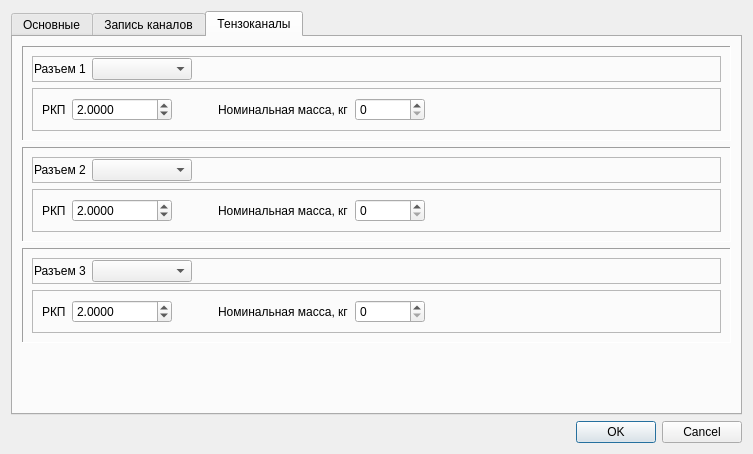
<?xml version="1.0" encoding="UTF-8"?>
<ui version="4.0">
 <class>Stabilan01ParamsDialog</class>
 <widget class="QDialog" name="Stabilan01ParamsDialog">
  <property name="geometry">
   <rect>
    <x>0</x>
    <y>0</y>
    <width>753</width>
    <height>454</height>
   </rect>
  </property>
  <property name="maximumSize">
   <size>
    <width>16777215</width>
    <height>16777215</height>
   </size>
  </property>
  <property name="windowTitle">
   <string>Стабилан-01. Параметры.</string>
  </property>
  <layout class="QVBoxLayout" name="verticalLayout">
   <item>
    <widget class="QTabWidget" name="tabPages">
     <property name="currentIndex">
      <number>2</number>
     </property>
     <widget class="QWidget" name="tabMain">
      <attribute name="title">
       <string>Основные</string>
      </attribute>
      <layout class="QVBoxLayout" name="verticalLayout_3">
       <item>
        <widget class="QFrame" name="frModel">
         <property name="frameShape">
          <enum>QFrame::StyledPanel</enum>
         </property>
         <property name="frameShadow">
          <enum>QFrame::Raised</enum>
         </property>
         <layout class="QHBoxLayout" name="horizontalLayout">
          <property name="topMargin">
           <number>1</number>
          </property>
          <property name="bottomMargin">
           <number>1</number>
          </property>
          <item>
           <widget class="QLabel" name="lblModel">
            <property name="sizePolicy">
             <sizepolicy hsizetype="Fixed" vsizetype="Preferred">
              <horstretch>0</horstretch>
              <verstretch>0</verstretch>
             </sizepolicy>
            </property>
            <property name="minimumSize">
             <size>
              <width>130</width>
              <height>0</height>
             </size>
            </property>
            <property name="text">
             <string>Модель</string>
            </property>
           </widget>
          </item>
          <item>
           <widget class="QComboBox" name="cbModel">
            <property name="minimumSize">
             <size>
              <width>200</width>
              <height>0</height>
             </size>
            </property>
            <property name="maxVisibleItems">
             <number>20</number>
            </property>
           </widget>
          </item>
          <item>
           <spacer name="horizontalSpacer">
            <property name="orientation">
             <enum>Qt::Horizontal</enum>
            </property>
            <property name="sizeHint" stdset="0">
             <size>
              <width>40</width>
              <height>20</height>
             </size>
            </property>
           </spacer>
          </item>
         </layout>
        </widget>
       </item>
       <item>
        <widget class="QFrame" name="frZeroingType">
         <property name="frameShape">
          <enum>QFrame::StyledPanel</enum>
         </property>
         <property name="frameShadow">
          <enum>QFrame::Raised</enum>
         </property>
         <layout class="QHBoxLayout" name="horizontalLayout_2">
          <property name="topMargin">
           <number>1</number>
          </property>
          <property name="bottomMargin">
           <number>1</number>
          </property>
          <item>
           <widget class="QLabel" name="lblZeroingType">
            <property name="sizePolicy">
             <sizepolicy hsizetype="Fixed" vsizetype="Preferred">
              <horstretch>0</horstretch>
              <verstretch>0</verstretch>
             </sizepolicy>
            </property>
            <property name="minimumSize">
             <size>
              <width>130</width>
              <height>0</height>
             </size>
            </property>
            <property name="text">
             <string>Тип центровки</string>
            </property>
           </widget>
          </item>
          <item>
           <widget class="QComboBox" name="cbZeroingType">
            <property name="minimumSize">
             <size>
              <width>200</width>
              <height>0</height>
             </size>
            </property>
           </widget>
          </item>
          <item>
           <spacer name="horizontalSpacer_2">
            <property name="orientation">
             <enum>Qt::Horizontal</enum>
            </property>
            <property name="sizeHint" stdset="0">
             <size>
              <width>40</width>
              <height>20</height>
             </size>
            </property>
           </spacer>
          </item>
         </layout>
        </widget>
       </item>
       <item>
        <widget class="QFrame" name="frSKGSource">
         <property name="frameShape">
          <enum>QFrame::StyledPanel</enum>
         </property>
         <property name="frameShadow">
          <enum>QFrame::Raised</enum>
         </property>
         <layout class="QHBoxLayout" name="horizontalLayout_7">
          <property name="topMargin">
           <number>1</number>
          </property>
          <property name="bottomMargin">
           <number>1</number>
          </property>
          <item>
           <widget class="QLabel" name="lblSKGSource">
            <property name="sizePolicy">
             <sizepolicy hsizetype="Fixed" vsizetype="Preferred">
              <horstretch>0</horstretch>
              <verstretch>0</verstretch>
             </sizepolicy>
            </property>
            <property name="minimumSize">
             <size>
              <width>130</width>
              <height>0</height>
             </size>
            </property>
            <property name="text">
             <string>Расчет координат</string>
            </property>
           </widget>
          </item>
          <item>
           <widget class="QComboBox" name="cbSKGSource">
            <property name="minimumSize">
             <size>
              <width>200</width>
              <height>0</height>
             </size>
            </property>
           </widget>
          </item>
          <item>
           <spacer name="horizontalSpacer_16">
            <property name="orientation">
             <enum>Qt::Horizontal</enum>
            </property>
            <property name="sizeHint" stdset="0">
             <size>
              <width>40</width>
              <height>20</height>
             </size>
            </property>
           </spacer>
          </item>
         </layout>
        </widget>
       </item>
       <item>
        <spacer name="verticalSpacer">
         <property name="orientation">
          <enum>Qt::Vertical</enum>
         </property>
         <property name="sizeHint" stdset="0">
          <size>
           <width>20</width>
           <height>40</height>
          </size>
         </property>
        </spacer>
       </item>
      </layout>
     </widget>
     <widget class="QWidget" name="tabRecording">
      <attribute name="title">
       <string>Запись каналов</string>
      </attribute>
      <layout class="QVBoxLayout" name="verticalLayout_2">
       <item>
        <widget class="QCheckBox" name="cbRecStab">
         <property name="text">
          <string>Стабилографический сигнал</string>
         </property>
        </widget>
       </item>
       <item>
        <widget class="QCheckBox" name="cbRecZ">
         <property name="text">
          <string>Баллистограмма</string>
         </property>
        </widget>
       </item>
       <item>
        <widget class="QCheckBox" name="cbRecPulse">
         <property name="text">
          <string>Пульс</string>
         </property>
        </widget>
       </item>
       <item>
        <widget class="QCheckBox" name="cbRecTenso1">
         <property name="text">
          <string>Тензоканал на разъеме 1</string>
         </property>
        </widget>
       </item>
       <item>
        <widget class="QCheckBox" name="cbRecTenso2">
         <property name="text">
          <string>Тензоканал на разъеме 2</string>
         </property>
        </widget>
       </item>
       <item>
        <widget class="QCheckBox" name="cbRecTenso3">
         <property name="text">
          <string>Тензоканал на разъеме 3</string>
         </property>
        </widget>
       </item>
       <item>
        <widget class="QCheckBox" name="cbRecMyo">
         <property name="text">
          <string>Миограмма</string>
         </property>
        </widget>
       </item>
       <item>
        <widget class="QGroupBox" name="gbRecMyoChans">
         <property name="title">
          <string>Отведения</string>
         </property>
         <layout class="QVBoxLayout" name="verticalLayout_4">
          <property name="spacing">
           <number>1</number>
          </property>
          <property name="leftMargin">
           <number>9</number>
          </property>
          <property name="topMargin">
           <number>1</number>
          </property>
          <property name="rightMargin">
           <number>9</number>
          </property>
          <property name="bottomMargin">
           <number>1</number>
          </property>
          <item>
           <widget class="QCheckBox" name="cbRecMyoChan1">
            <property name="text">
             <string>Отведение 1</string>
            </property>
           </widget>
          </item>
          <item>
           <widget class="QCheckBox" name="cbRecMyoChan2">
            <property name="text">
             <string>Отведение 2</string>
            </property>
           </widget>
          </item>
          <item>
           <widget class="QCheckBox" name="cbRecMyoChan3">
            <property name="text">
             <string>Отведение 3</string>
            </property>
           </widget>
          </item>
          <item>
           <widget class="QCheckBox" name="cbRecMyoChan4">
            <property name="text">
             <string>Отведение 4</string>
            </property>
           </widget>
          </item>
         </layout>
        </widget>
       </item>
       <item>
        <spacer name="verticalSpacer_3">
         <property name="orientation">
          <enum>Qt::Vertical</enum>
         </property>
         <property name="sizeHint" stdset="0">
          <size>
           <width>20</width>
           <height>40</height>
          </size>
         </property>
        </spacer>
       </item>
      </layout>
     </widget>
     <widget class="QWidget" name="tabTensoKind">
      <attribute name="title">
       <string>Тензоканалы</string>
      </attribute>
      <layout class="QVBoxLayout" name="verticalLayout_5">
       <item>
        <widget class="QFrame" name="frTensoChan1">
         <property name="frameShape">
          <enum>QFrame::Panel</enum>
         </property>
         <property name="frameShadow">
          <enum>QFrame::Sunken</enum>
         </property>
         <layout class="QVBoxLayout" name="verticalLayout_6">
          <item>
           <widget class="QFrame" name="frTensoChan1Title">
            <property name="frameShape">
             <enum>QFrame::StyledPanel</enum>
            </property>
            <property name="frameShadow">
             <enum>QFrame::Raised</enum>
            </property>
            <layout class="QHBoxLayout" name="horizontalLayout_3">
             <property name="leftMargin">
              <number>1</number>
             </property>
             <property name="topMargin">
              <number>1</number>
             </property>
             <property name="rightMargin">
              <number>1</number>
             </property>
             <property name="bottomMargin">
              <number>1</number>
             </property>
             <item>
              <widget class="QLabel" name="lblTensoChan1">
               <property name="sizePolicy">
                <sizepolicy hsizetype="Preferred" vsizetype="Preferred">
                 <horstretch>0</horstretch>
                 <verstretch>0</verstretch>
                </sizepolicy>
               </property>
               <property name="minimumSize">
                <size>
                 <width>0</width>
                 <height>0</height>
                </size>
               </property>
               <property name="text">
                <string>Разъем 1</string>
               </property>
              </widget>
             </item>
             <item>
              <widget class="QComboBox" name="cbTensoChan1">
               <property name="sizePolicy">
                <sizepolicy hsizetype="Preferred" vsizetype="Fixed">
                 <horstretch>0</horstretch>
                 <verstretch>0</verstretch>
                </sizepolicy>
               </property>
               <property name="minimumSize">
                <size>
                 <width>100</width>
                 <height>0</height>
                </size>
               </property>
              </widget>
             </item>
             <item>
              <spacer name="horizontalSpacer_4">
               <property name="orientation">
                <enum>Qt::Horizontal</enum>
               </property>
               <property name="sizeType">
                <enum>QSizePolicy::Expanding</enum>
               </property>
               <property name="sizeHint" stdset="0">
                <size>
                 <width>40</width>
                 <height>20</height>
                </size>
               </property>
              </spacer>
             </item>
            </layout>
           </widget>
          </item>
          <item>
           <widget class="QFrame" name="frTensoChan1Params">
            <property name="frameShape">
             <enum>QFrame::StyledPanel</enum>
            </property>
            <property name="frameShadow">
             <enum>QFrame::Raised</enum>
            </property>
            <layout class="QHBoxLayout" name="horizontalLayout_8">
             <item>
              <widget class="QLabel" name="lblTensoRKP1">
               <property name="minimumSize">
                <size>
                 <width>0</width>
                 <height>0</height>
                </size>
               </property>
               <property name="text">
                <string>РКП</string>
               </property>
              </widget>
             </item>
             <item>
              <widget class="QDoubleSpinBox" name="edRKP1">
               <property name="sizePolicy">
                <sizepolicy hsizetype="Minimum" vsizetype="Fixed">
                 <horstretch>0</horstretch>
                 <verstretch>0</verstretch>
                </sizepolicy>
               </property>
               <property name="minimumSize">
                <size>
                 <width>100</width>
                 <height>0</height>
                </size>
               </property>
               <property name="decimals">
                <number>4</number>
               </property>
               <property name="maximum">
                <double>9999.989999999999782</double>
               </property>
               <property name="singleStep">
                <double>0.100000000000000</double>
               </property>
               <property name="value">
                <double>2.000000000000000</double>
               </property>
              </widget>
             </item>
             <item>
              <spacer name="horizontalSpacer_14">
               <property name="orientation">
                <enum>Qt::Horizontal</enum>
               </property>
               <property name="sizeType">
                <enum>QSizePolicy::Fixed</enum>
               </property>
               <property name="sizeHint" stdset="0">
                <size>
                 <width>40</width>
                 <height>20</height>
                </size>
               </property>
              </spacer>
             </item>
             <item>
              <widget class="QLabel" name="lblTensoPn1">
               <property name="minimumSize">
                <size>
                 <width>0</width>
                 <height>0</height>
                </size>
               </property>
               <property name="text">
                <string>Номинальная масса, кг</string>
               </property>
              </widget>
             </item>
             <item>
              <widget class="QSpinBox" name="edPn1">
               <property name="minimumSize">
                <size>
                 <width>70</width>
                 <height>0</height>
                </size>
               </property>
               <property name="maximum">
                <number>1000</number>
               </property>
               <property name="singleStep">
                <number>50</number>
               </property>
              </widget>
             </item>
             <item>
              <spacer name="horizontalSpacer_13">
               <property name="orientation">
                <enum>Qt::Horizontal</enum>
               </property>
               <property name="sizeType">
                <enum>QSizePolicy::Expanding</enum>
               </property>
               <property name="sizeHint" stdset="0">
                <size>
                 <width>40</width>
                 <height>20</height>
                </size>
               </property>
              </spacer>
             </item>
            </layout>
           </widget>
          </item>
         </layout>
        </widget>
       </item>
       <item>
        <widget class="QFrame" name="frTensoChan2">
         <property name="frameShape">
          <enum>QFrame::Panel</enum>
         </property>
         <property name="frameShadow">
          <enum>QFrame::Sunken</enum>
         </property>
         <layout class="QVBoxLayout" name="verticalLayout_7">
          <item>
           <widget class="QFrame" name="frTensoChan2Title">
            <property name="frameShape">
             <enum>QFrame::StyledPanel</enum>
            </property>
            <property name="frameShadow">
             <enum>QFrame::Raised</enum>
            </property>
            <layout class="QHBoxLayout" name="horizontalLayout_4">
             <property name="leftMargin">
              <number>1</number>
             </property>
             <property name="topMargin">
              <number>1</number>
             </property>
             <property name="rightMargin">
              <number>1</number>
             </property>
             <property name="bottomMargin">
              <number>1</number>
             </property>
             <item>
              <widget class="QLabel" name="lblTensoChan2">
               <property name="sizePolicy">
                <sizepolicy hsizetype="Fixed" vsizetype="Preferred">
                 <horstretch>0</horstretch>
                 <verstretch>0</verstretch>
                </sizepolicy>
               </property>
               <property name="minimumSize">
                <size>
                 <width>0</width>
                 <height>0</height>
                </size>
               </property>
               <property name="text">
                <string>Разъем 2</string>
               </property>
              </widget>
             </item>
             <item>
              <widget class="QComboBox" name="cbTensoChan2">
               <property name="sizePolicy">
                <sizepolicy hsizetype="Preferred" vsizetype="Fixed">
                 <horstretch>0</horstretch>
                 <verstretch>0</verstretch>
                </sizepolicy>
               </property>
               <property name="minimumSize">
                <size>
                 <width>100</width>
                 <height>0</height>
                </size>
               </property>
              </widget>
             </item>
             <item>
              <spacer name="horizontalSpacer_3">
               <property name="orientation">
                <enum>Qt::Horizontal</enum>
               </property>
               <property name="sizeHint" stdset="0">
                <size>
                 <width>40</width>
                 <height>20</height>
                </size>
               </property>
              </spacer>
             </item>
            </layout>
           </widget>
          </item>
          <item>
           <widget class="QFrame" name="frTensoChan2Params">
            <property name="frameShape">
             <enum>QFrame::StyledPanel</enum>
            </property>
            <property name="frameShadow">
             <enum>QFrame::Raised</enum>
            </property>
            <layout class="QHBoxLayout" name="horizontalLayout_6">
             <item>
              <widget class="QLabel" name="lblTensoRKP2">
               <property name="minimumSize">
                <size>
                 <width>0</width>
                 <height>0</height>
                </size>
               </property>
               <property name="text">
                <string>РКП</string>
               </property>
              </widget>
             </item>
             <item>
              <widget class="QDoubleSpinBox" name="edRKP2">
               <property name="minimumSize">
                <size>
                 <width>100</width>
                 <height>0</height>
                </size>
               </property>
               <property name="decimals">
                <number>4</number>
               </property>
               <property name="maximum">
                <double>9999.989999999999782</double>
               </property>
               <property name="singleStep">
                <double>0.100000000000000</double>
               </property>
               <property name="value">
                <double>2.000000000000000</double>
               </property>
              </widget>
             </item>
             <item>
              <spacer name="horizontalSpacer_17">
               <property name="orientation">
                <enum>Qt::Horizontal</enum>
               </property>
               <property name="sizeType">
                <enum>QSizePolicy::Fixed</enum>
               </property>
               <property name="sizeHint" stdset="0">
                <size>
                 <width>40</width>
                 <height>20</height>
                </size>
               </property>
              </spacer>
             </item>
             <item>
              <widget class="QLabel" name="lblTensoPn2">
               <property name="minimumSize">
                <size>
                 <width>0</width>
                 <height>0</height>
                </size>
               </property>
               <property name="text">
                <string>Номинальная масса, кг</string>
               </property>
              </widget>
             </item>
             <item>
              <widget class="QSpinBox" name="edPn2">
               <property name="minimumSize">
                <size>
                 <width>70</width>
                 <height>0</height>
                </size>
               </property>
               <property name="maximum">
                <number>1000</number>
               </property>
               <property name="singleStep">
                <number>50</number>
               </property>
              </widget>
             </item>
             <item>
              <spacer name="horizontalSpacer_15">
               <property name="orientation">
                <enum>Qt::Horizontal</enum>
               </property>
               <property name="sizeType">
                <enum>QSizePolicy::Expanding</enum>
               </property>
               <property name="sizeHint" stdset="0">
                <size>
                 <width>289</width>
                 <height>20</height>
                </size>
               </property>
              </spacer>
             </item>
            </layout>
           </widget>
          </item>
         </layout>
        </widget>
       </item>
       <item>
        <widget class="QFrame" name="frTensoChan3">
         <property name="frameShape">
          <enum>QFrame::Panel</enum>
         </property>
         <property name="frameShadow">
          <enum>QFrame::Sunken</enum>
         </property>
         <layout class="QVBoxLayout" name="verticalLayout_8">
          <item>
           <widget class="QFrame" name="frTensoChan3Title">
            <property name="frameShape">
             <enum>QFrame::StyledPanel</enum>
            </property>
            <property name="frameShadow">
             <enum>QFrame::Raised</enum>
            </property>
            <layout class="QHBoxLayout" name="horizontalLayout_5">
             <property name="leftMargin">
              <number>1</number>
             </property>
             <property name="topMargin">
              <number>1</number>
             </property>
             <property name="rightMargin">
              <number>1</number>
             </property>
             <property name="bottomMargin">
              <number>1</number>
             </property>
             <item>
              <widget class="QLabel" name="lblTensoChan3">
               <property name="sizePolicy">
                <sizepolicy hsizetype="Fixed" vsizetype="Preferred">
                 <horstretch>0</horstretch>
                 <verstretch>0</verstretch>
                </sizepolicy>
               </property>
               <property name="minimumSize">
                <size>
                 <width>0</width>
                 <height>0</height>
                </size>
               </property>
               <property name="text">
                <string>Разъем 3</string>
               </property>
              </widget>
             </item>
             <item>
              <widget class="QComboBox" name="cbTensoChan3">
               <property name="sizePolicy">
                <sizepolicy hsizetype="Preferred" vsizetype="Fixed">
                 <horstretch>0</horstretch>
                 <verstretch>0</verstretch>
                </sizepolicy>
               </property>
               <property name="minimumSize">
                <size>
                 <width>100</width>
                 <height>0</height>
                </size>
               </property>
              </widget>
             </item>
             <item>
              <spacer name="horizontalSpacer_11">
               <property name="orientation">
                <enum>Qt::Horizontal</enum>
               </property>
               <property name="sizeHint" stdset="0">
                <size>
                 <width>40</width>
                 <height>20</height>
                </size>
               </property>
              </spacer>
             </item>
            </layout>
           </widget>
          </item>
          <item>
           <widget class="QFrame" name="frTensoChan3Params">
            <property name="frameShape">
             <enum>QFrame::StyledPanel</enum>
            </property>
            <property name="frameShadow">
             <enum>QFrame::Raised</enum>
            </property>
            <layout class="QHBoxLayout" name="horizontalLayout_9">
             <item>
              <widget class="QLabel" name="lblTensoRKP3">
               <property name="minimumSize">
                <size>
                 <width>0</width>
                 <height>0</height>
                </size>
               </property>
               <property name="text">
                <string>РКП</string>
               </property>
              </widget>
             </item>
             <item>
              <widget class="QDoubleSpinBox" name="edRKP3">
               <property name="minimumSize">
                <size>
                 <width>100</width>
                 <height>0</height>
                </size>
               </property>
               <property name="decimals">
                <number>4</number>
               </property>
               <property name="maximum">
                <double>9999.989999999999782</double>
               </property>
               <property name="singleStep">
                <double>0.100000000000000</double>
               </property>
               <property name="value">
                <double>2.000000000000000</double>
               </property>
              </widget>
             </item>
             <item>
              <spacer name="horizontalSpacer_19">
               <property name="orientation">
                <enum>Qt::Horizontal</enum>
               </property>
               <property name="sizeType">
                <enum>QSizePolicy::Fixed</enum>
               </property>
               <property name="sizeHint" stdset="0">
                <size>
                 <width>40</width>
                 <height>20</height>
                </size>
               </property>
              </spacer>
             </item>
             <item>
              <widget class="QLabel" name="lblTensoPn3">
               <property name="minimumSize">
                <size>
                 <width>0</width>
                 <height>0</height>
                </size>
               </property>
               <property name="text">
                <string>Номинальная масса, кг</string>
               </property>
              </widget>
             </item>
             <item>
              <widget class="QSpinBox" name="edPn3">
               <property name="minimumSize">
                <size>
                 <width>70</width>
                 <height>0</height>
                </size>
               </property>
               <property name="maximum">
                <number>1000</number>
               </property>
               <property name="singleStep">
                <number>50</number>
               </property>
              </widget>
             </item>
             <item>
              <spacer name="horizontalSpacer_18">
               <property name="orientation">
                <enum>Qt::Horizontal</enum>
               </property>
               <property name="sizeType">
                <enum>QSizePolicy::Expanding</enum>
               </property>
               <property name="sizeHint" stdset="0">
                <size>
                 <width>289</width>
                 <height>20</height>
                </size>
               </property>
              </spacer>
             </item>
            </layout>
           </widget>
          </item>
         </layout>
        </widget>
       </item>
       <item>
        <spacer name="verticalSpacer_2">
         <property name="orientation">
          <enum>Qt::Vertical</enum>
         </property>
         <property name="sizeHint" stdset="0">
          <size>
           <width>20</width>
           <height>40</height>
          </size>
         </property>
        </spacer>
       </item>
      </layout>
     </widget>
    </widget>
   </item>
   <item>
    <widget class="QDialogButtonBox" name="buttonBox">
     <property name="orientation">
      <enum>Qt::Horizontal</enum>
     </property>
     <property name="standardButtons">
      <set>QDialogButtonBox::Cancel|QDialogButtonBox::Ok</set>
     </property>
    </widget>
   </item>
  </layout>
 </widget>
 <resources/>
 <connections>
  <connection>
   <sender>buttonBox</sender>
   <signal>accepted()</signal>
   <receiver>Stabilan01ParamsDialog</receiver>
   <slot>accept()</slot>
   <hints>
    <hint type="sourcelabel">
     <x>257</x>
     <y>351</y>
    </hint>
    <hint type="destinationlabel">
     <x>157</x>
     <y>274</y>
    </hint>
   </hints>
  </connection>
  <connection>
   <sender>buttonBox</sender>
   <signal>rejected()</signal>
   <receiver>Stabilan01ParamsDialog</receiver>
   <slot>reject()</slot>
   <hints>
    <hint type="sourcelabel">
     <x>325</x>
     <y>351</y>
    </hint>
    <hint type="destinationlabel">
     <x>286</x>
     <y>274</y>
    </hint>
   </hints>
  </connection>
  <connection>
   <sender>cbModel</sender>
   <signal>currentIndexChanged(int)</signal>
   <receiver>Stabilan01ParamsDialog</receiver>
   <slot>on_selectModel(int)</slot>
   <hints>
    <hint type="sourcelabel">
     <x>182</x>
     <y>50</y>
    </hint>
    <hint type="destinationlabel">
     <x>722</x>
     <y>43</y>
    </hint>
   </hints>
  </connection>
  <connection>
   <sender>cbZeroingType</sender>
   <signal>currentIndexChanged(int)</signal>
   <receiver>Stabilan01ParamsDialog</receiver>
   <slot>on_selectZeroingType(int)</slot>
   <hints>
    <hint type="sourcelabel">
     <x>271</x>
     <y>78</y>
    </hint>
    <hint type="destinationlabel">
     <x>721</x>
     <y>80</y>
    </hint>
   </hints>
  </connection>
 </connections>
 <slots>
  <slot>on_selectModel(int)</slot>
  <slot>on_selectZeroingType(int)</slot>
 </slots>
</ui>
